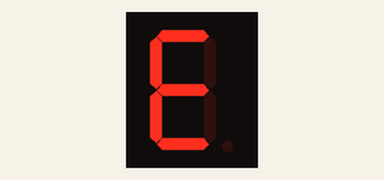
Simulated run of this program. Board: Raspberry Pi (BCM pin numbers). On the bench: 1-digit seven-segment display. The segment pins are drawn as the display they are named for.

Above: at 0.1 s.
At 3.1 s:
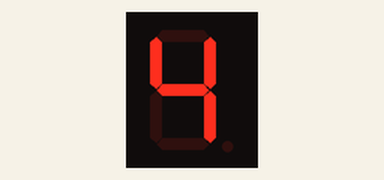
At 8.1 s:
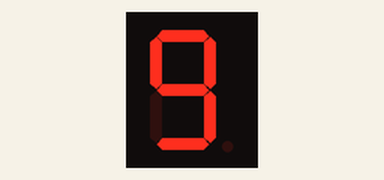
At 18.1 s:
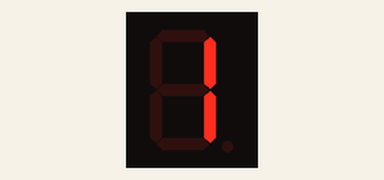
At 28.1 s:
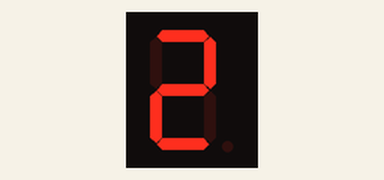
At 38.1 s:
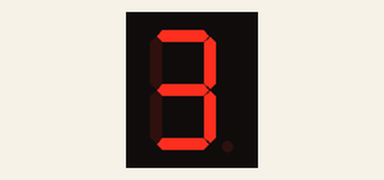

Measured:
- what the display in image 0 shows lasts 0.9 s, from 0.1 s to 1.0 s

The program:

ex24_7Segment01.py
```python
import RPi.GPIO as GPIO
import time

# GPIO 핀 번호 설정
segment_pins = [5, 6, 12, 16, 20, 13, 21]

# 각 숫자에 해당하는 7세그먼트 패턴 (0 ~ 9)
segment_patterns = [
    [0, 0, 0, 0, 0, 0, 1],  # 0
    [1, 0, 0, 1, 1, 1, 1],  # 1
    [0, 0, 1, 0, 0, 1, 0],  # 2
    [0, 0, 0, 0, 1, 1, 0],  # 3
    [1, 0, 0, 1, 1, 0, 0],  # 4
    [0, 1, 0, 0, 1, 0, 0],  # 5
    [0, 1, 0, 0, 0, 0, 0],  # 6
    [0, 0, 0, 1, 1, 1, 1],  # 7
    [0, 0, 0, 0, 0, 0, 0],  # 8
    [0, 0, 0, 0, 1, 0, 0]   # 9
]

def setup():
    GPIO.setmode(GPIO.BCM)
    for pin in segment_pins:
        GPIO.setup(pin, GPIO.OUT)

def display_number(number):
    pattern = segment_patterns[number]
    for pin, state in zip(segment_pins, pattern):
        GPIO.output(pin, state)

def main():
    try:
        setup()
        while True:
            for number in range(1, 10):
                display_number(number)
                time.sleep(1)
    except KeyboardInterrupt:
        print("")
    finally:
        GPIO.cleanup()

if __name__ == '__main__':
    main()
```
